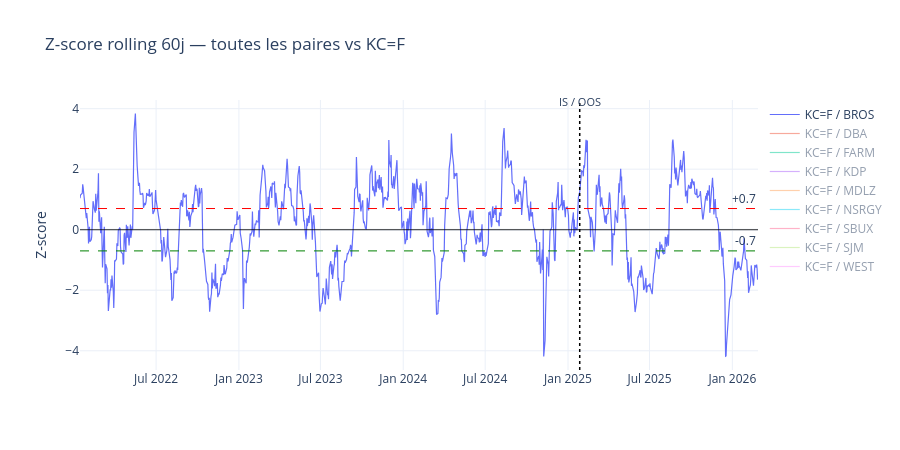

Notebook code cell kept with this figure:
### Markdown cell above
## 5. Comparaison des Z-scores par paire

### Code cell
Z_THRESHOLD=0.7
LB_ZSCORE=60

fig=go.Figure()
stds={}
for stock in STOCKS:
    X_tmp=np.column_stack([np.ones(len(log_IS)), log_IS[stock].values])
    g_tmp=np.linalg.lstsq(X_tmp, log_IS[ANCHOR].values, rcond=None)[0][1]
    sp_tmp=log_prices[ANCHOR] - g_tmp * log_prices[stock]
    zs_tmp=((sp_tmp - sp_tmp.rolling(LB_ZSCORE).mean()) / sp_tmp.rolling(LB_ZSCORE).std()).dropna()
    stds[stock]=round(zs_tmp.std(), 4)
    fig.add_trace(go.Scatter(
        x=zs_tmp.index, y=zs_tmp, name=f'KC=F / {stock}',
        line=dict(width=1.2),
        visible=True if stock == PAIR else 'legendonly',
        hovertemplate=f'<b>KC=F / {stock}</b><br>%{{x|%Y-%m-%d}}<br>Z=%{{y:.2f}}<extra></extra>'
    ))

fig.add_hline(y=Z_THRESHOLD, line_dash='dash', line_color='red',   line_width=1, annotation_text=f'+{Z_THRESHOLD}')
fig.add_hline(y=-Z_THRESHOLD, line_dash='dash', line_color='green', line_width=1, annotation_text=f'-{Z_THRESHOLD}')
fig.add_hline(y=0, line_color='black', line_width=0.8)
fig.add_shape(type='line', x0=split_date, x1=split_date, y0=0, y1=1,
              xref='x', yref='paper', line=dict(color='black', width=1.5, dash='dot'))
fig.add_annotation(x=split_date, y=1.03, xref='x', yref='paper',
                   text='IS / OOS', showarrow=False, font=dict(size=11))
fig.update_layout(height=450, title=f'Z-score rolling {LB_ZSCORE}j — toutes les paires vs KC=F',
                  hovermode='x unified', template='plotly_white', yaxis_title='Z-score',
                  legend=dict(orientation='v', x=1.01, y=1))
fig.show()

colors_lines=['blue','orange','green','red','purple','brown','pink','gray','olive']
fig_static, ax=plt.subplots(figsize=(12, 5))
zs_all={}
for i, stock in enumerate(STOCKS):
    X_tmp=np.column_stack([np.ones(len(log_IS)), log_IS[stock].values])
    g_tmp=np.linalg.lstsq(X_tmp, log_IS[ANCHOR].values, rcond=None)[0][1]
    sp_tmp=log_prices[ANCHOR] - g_tmp * log_prices[stock]
    zs_tmp=((sp_tmp - sp_tmp.rolling(LB_ZSCORE).mean()) / sp_tmp.rolling(LB_ZSCORE).std()).dropna()
    lw=1.8 if stock == PAIR else 0.8
    alpha=1.0 if stock == PAIR else 0.4
    ax.plot(zs_tmp.index, zs_tmp, label=f'KC=F / {stock}', linewidth=lw, alpha=alpha, color=colors_lines[i % len(colors_lines)])
ax.axhline(Z_THRESHOLD,  color='red',   linestyle='--', linewidth=1, label=f'+{Z_THRESHOLD}')
ax.axhline(-Z_THRESHOLD, color='green', linestyle='--', linewidth=1, label=f'-{Z_THRESHOLD}')
ax.axhline(0, color='black', linewidth=0.7)
ax.axvline(pd.Timestamp(split_date), color='black', linewidth=1.3, linestyle=':', label='IS / OOS')
ax.set_title(f'Z-score rolling {LB_ZSCORE}j � toutes les paires vs KC=F')
ax.set_ylabel('Z-score')
ax.legend(ncol=3, fontsize=8)
ax.xaxis.set_major_formatter(mdates.DateFormatter('%Y-%m'))
plt.tight_layout()
plt.savefig('figures/fig_zscore_lines.png', dpi=150, bbox_inches='tight')
plt.show()


std_df=pd.DataFrame.from_dict(stds, orient='index', columns=['Std Z-score']).sort_values('Std Z-score')
colors_hist=['red' if s == PAIR else 'steelblue' for s in std_df.index]
plt.figure(figsize=(9, 4))
plt.bar(std_df.index, std_df['Std Z-score'], color=colors_hist)
plt.axhline(std_df['Std Z-score'].mean(), color='grey', linestyle='--', linewidth=1, label='Moyenne')
plt.ylabel('Std du Z-score')
plt.title(f'Std du Z-score par paire (lookback={LB_ZSCORE}j) — rouge=paire retenue')
plt.legend()
plt.tight_layout()
plt.savefig('figures/fig_zscore_hist.png', dpi=150, bbox_inches='tight')
plt.show()
print(std_df.to_string())

### Figure 1 — Plotly figure (JSON) as saved in the notebook; plotly's stock layout.template omitted (floating-point values rounded to 4 significant figures; data arrays with more than 128 entries replaced by an {"elided": "..."} marker saying what was removed)
{"data": [{"hovertemplate": "<b>KC=F / BROS</b><br>%{x|%Y-%m-%d}<br>Z=%{y:.2f}<extra></extra>", "line": {"width": 1.2}, "name": "KC=F / BROS", "type": "scatter", "visible": true, "x": {"elided": "1034 str values"}, "y": {"elided": "1034 float values"}}, {"hovertemplate": "<b>KC=F / DBA</b><br>%{x|%Y-%m-%d}<br>Z=%{y:.2f}<extra></extra>", "line": {"width": 1.2}, "name": "KC=F / DBA", "type": "scatter", "visible": "legendonly", "x": {"elided": "1034 str values"}, "y": {"elided": "1034 float values"}}, {"hovertemplate": "<b>KC=F / FARM</b><br>%{x|%Y-%m-%d}<br>Z=%{y:.2f}<extra></extra>", "line": {"width": 1.2}, "name": "KC=F / FARM", "type": "scatter", "visible": "legendonly", "x": {"elided": "1034 str values"}, "y": {"elided": "1034 float values"}}, {"hovertemplate": "<b>KC=F / KDP</b><br>%{x|%Y-%m-%d}<br>Z=%{y:.2f}<extra></extra>", "line": {"width": 1.2}, "name": "KC=F / KDP", "type": "scatter", "visible": "legendonly", "x": {"elided": "1034 str values"}, "y": {"elided": "1034 float values"}}, {"hovertemplate": "<b>KC=F / MDLZ</b><br>%{x|%Y-%m-%d}<br>Z=%{y:.2f}<extra></extra>", "line": {"width": 1.2}, "name": "KC=F / MDLZ", "type": "scatter", "visible": "legendonly", "x": {"elided": "1034 str values"}, "y": {"elided": "1034 float values"}}, {"hovertemplate": "<b>KC=F / NSRGY</b><br>%{x|%Y-%m-%d}<br>Z=%{y:.2f}<extra></extra>", "line": {"width": 1.2}, "name": "KC=F / NSRGY", "type": "scatter", "visible": "legendonly", "x": {"elided": "1034 str values"}, "y": {"elided": "1034 float values"}}, {"hovertemplate": "<b>KC=F / SBUX</b><br>%{x|%Y-%m-%d}<br>Z=%{y:.2f}<extra></extra>", "line": {"width": 1.2}, "name": "KC=F / SBUX", "type": "scatter", "visible": "legendonly", "x": {"elided": "1034 str values"}, "y": {"elided": "1034 float values"}}, {"hovertemplate": "<b>KC=F / SJM</b><br>%{x|%Y-%m-%d}<br>Z=%{y:.2f}<extra></extra>", "line": {"width": 1.2}, "name": "KC=F / SJM", "type": "scatter", "visible": "legendonly", "x": {"elided": "1034 str values"}, "y": {"elided": "1034 float values"}}, {"hovertemplate": "<b>KC=F / WEST</b><br>%{x|%Y-%m-%d}<br>Z=%{y:.2f}<extra></extra>", "line": {"width": 1.2}, "name": "KC=F / WEST", "type": "scatter", "visible": "legendonly", "x": {"elided": "1034 str values"}, "y": {"elided": "1034 float values"}}], "layout": {"annotations": [{"showarrow": false, "text": "+0.7", "x": 1, "xanchor": "right", "xref": "x domain", "y": 0.7, "yanchor": "bottom", "yref": "y"}, {"showarrow": false, "text": "-0.7", "x": 1, "xanchor": "right", "xref": "x domain", "y": -0.7, "yanchor": "bottom", "yref": "y"}, {"font": {"size": 11}, "showarrow": false, "text": "IS / OOS", "x": "2025-01-27", "xref": "x", "y": 1.03, "yref": "paper"}], "height": 450, "hovermode": "x unified", "legend": {"orientation": "v", "x": 1.01, "y": 1}, "shapes": [{"line": {"color": "red", "dash": "dash", "width": 1}, "type": "line", "x0": 0, "x1": 1, "xref": "x domain", "y0": 0.7, "y1": 0.7, "yref": "y"}, {"line": {"color": "green", "dash": "dash", "width": 1}, "type": "line", "x0": 0, "x1": 1, "xref": "x domain", "y0": -0.7, "y1": -0.7, "yref": "y"}, {"line": {"color": "black", "width": 0.8}, "type": "line", "x0": 0, "x1": 1, "xref": "x domain", "y0": 0, "y1": 0, "yref": "y"}, {"line": {"color": "black", "dash": "dot", "width": 1.5}, "type": "line", "x0": "2025-01-27", "x1": "2025-01-27", "xref": "x", "y0": 0, "y1": 1, "yref": "paper"}], "title": {"text": "Z-score rolling 60j — toutes les paires vs KC=F"}, "yaxis": {"title": {"text": "Z-score"}}}}
